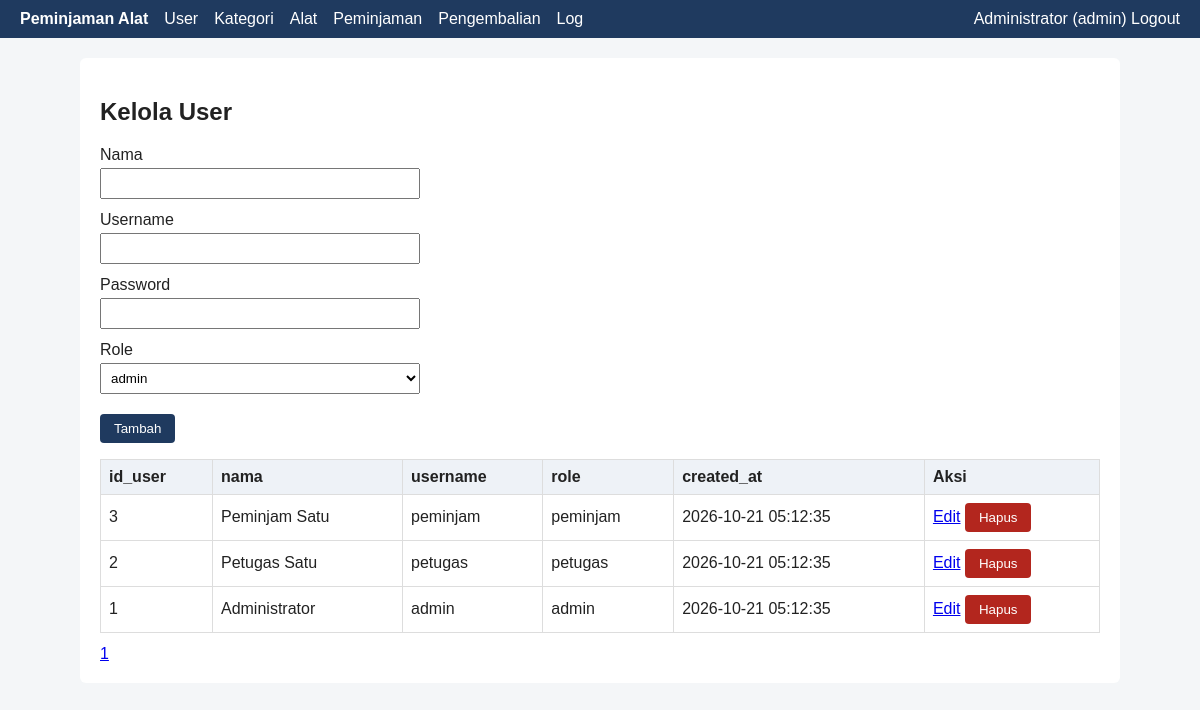
The page /admin/users.php (signed in) on the database its author committed.
### tables this page shows
CREATE TABLE users (
  id_user INT UNSIGNED AUTO_INCREMENT PRIMARY KEY,
  nama VARCHAR(100) NOT NULL,
  username VARCHAR(50) NOT NULL UNIQUE,
  password VARCHAR(255) NOT NULL,
  role ENUM('admin','petugas','peminjam') NOT NULL DEFAULT 'peminjam',
  created_at TIMESTAMP DEFAULT CURRENT_TIMESTAMP
);

### admin/users.php (called while the page is built, shortened)
<?php
require_once __DIR__ . '/../includes/crud.php';
crud_page([
    'title' => 'User', 'table' => 'users', 'pk' => 'id_user',
    'sql' => 'SELECT id_user, nama, username, role, created_at FROM users ORDER BY id_user DESC',
    'fields' => [
        'nama' => ['Nama', 'text'], 'username' => ['Username', 'text'], 'password' => ['Password', 'password'],
        'role' => ['Role', 'select', ['admin' => 'admin', 'petugas' => 'petugas', 'peminjam' => 'peminjam']],
    ],
]);

### includes/db.php (called while the page is built, shortened)
<?php
function e($s): string { return htmlspecialchars((string)$s, ENT_QUOTES, 'UTF-8'); }

### includes/crud.php (the view, shortened to what this page needs)
<?php
require_once __DIR__ . '/layout.php';
function crud_page(array $c): void
{
    $pdo = db();
    $fields = $c['fields'];
    $edit = null;
    $page = max(1, (int)($_GET['p'] ?? 1));
    $per = 10;
    $total = (int)$pdo->query("SELECT COUNT(*) FROM {$c['table']}")->fetchColumn();
    $rows = $pdo->query($c['sql'] . ' LIMIT ' . $per . ' OFFSET ' . (($page - 1) * $per))->fetchAll();
    page_header('Kelola ' . $c['title']);
    echo '<form method="post"><input type="hidden" name="csrf" value="' . csrf_token() . '">';
    foreach ($fields as $n => [$label, $type]) {
        $opt = $fields[$n][2] ?? null;
        $val = $type === 'password' ? '' : ($edit[$n] ?? '');
        echo '<label>' . e($label) . '</label>';
        if ($type === 'select') {
            $list = is_array($opt) ? $opt : $pdo->query($opt)->fetchAll(PDO::FETCH_KEY_PAIR);
            echo '<select name="' . $n . '" required>';
            foreach ($list as $k => $l) echo '<option value="' . e($k) . '"' . ((string)$k === (string)$val ? ' selected' : '') . '>' . e($l) . '</option>';
            echo '</select>';
        } elseif ($type === 'textarea') {
            echo '<textarea name="' . $n . '">' . e($val) . '</textarea>';
        } else {
            $req = ($type === 'password' && $edit) ? '' : 'required';
            echo '<input type="' . $type . '" name="' . $n . '" value="' . e($val) . '" ' . $req . ($type === 'number' ? ' min="0"' : '') . '>';
        }
    }
    echo '<p><button>' . ($edit ? 'Perbarui' : 'Tambah') . '</button> ' . ($edit ? '<a href="' . e($_SERVER['PHP_SELF']) . '">Batal</a>' : '') . '</p></form>';
    echo '<table><tr>';
    if ($rows) foreach (array_keys($rows[0]) as $h) echo '<th>' . e($h) . '</th>';
    echo '<th>Aksi</th></tr>';
    foreach ($rows as $r) {
        echo '<tr>';
        foreach ($r as $v) echo '<td>' . e($v) . '</td>';
        $id = $r[$c['pk']];
        echo '<td><a href="?edit=' . (int)$id . '">Edit</a> <form method="post" style="display:inline" onsubmit="return confirm(\'Hapus data?\')">'
            . '<input type="hidden" name="csrf" value="' . csrf_token() . '"><input type="hidden" name="aksi" value="hapus"><input type="hidden" name="id" value="' . (int)$id . '">'
            . '<button class="btn-danger">Hapus</button></form></td></tr>';
    }
    echo '</table><div class="pager">';
    for ($i = 1; $i <= max(1, ceil($total / $per)); $i++) echo '<a href="?p=' . $i . '">' . $i . '</a>';
    echo '</div>';
    page_footer();
}

### includes/layout.php (shortened to what this page needs)
<?php
require_once __DIR__ . '/db.php';
function page_header(string $title): void
{
    $u = $_SESSION['user'] ?? null;
    $menu = [
        'admin' => ['admin/users.php' => 'User', 'admin/kategori.php' => 'Kategori', 'admin/alat.php' => 'Alat',
                    'admin/peminjaman.php' => 'Peminjaman', 'admin/pengembalian.php' => 'Pengembalian', 'admin/log.php' => 'Log'],
        'petugas' => ['petugas/persetujuan.php' => 'Persetujuan', 'petugas/pemantauan.php' => 'Pemantauan', 'petugas/laporan.php' => 'Laporan'],
        'peminjam' => ['peminjam/alat.php' => 'Daftar Alat', 'peminjam/pengembalian.php' => 'Peminjaman Saya'],
    ];
    echo '<!DOCTYPE html><html lang="id"><head><meta charset="UTF-8"><meta name="viewport" content="width=device-width, initial-scale=1">';
    echo '<title>' . e($title) . ' - Peminjaman Alat</title><link rel="stylesheet" href="' . BASE_URL . '/assets/style.css"></head><body>';
    if ($u) {
        echo '<nav><strong>Peminjaman Alat</strong>';
        foreach ($menu[$u['role']] as $href => $label) echo '<a href="' . BASE_URL . '/' . $href . '">' . $label . '</a>';
        echo '<span class="right">' . e($u['nama']) . ' (' . e($u['role']) . ') <a href="' . BASE_URL . '/logout.php">Logout</a></span></nav>';
    }
    echo '<main><h2>' . e($title) . '</h2>';
}
function page_footer(): void { echo '</main></body></html>'; }

### assets/style.css (style rules this page uses)
body { font-family:Arial,sans-serif;margin:0;background:#f4f6f8;color:#222 }
nav { background:#1f3a5f;padding:10px 20px;color:#fff;display:flex;gap:16px;align-items:center }
nav a { color:#fff;text-decoration:none }
nav .right { margin-left:auto }
main { max-width:1000px;margin:20px auto;background:#fff;padding:20px;border-radius:6px }
table { width:100%;border-collapse:collapse;margin:12px 0 }
th,td { border:1px solid #ddd;padding:8px;text-align:left }
th { background:#eef2f7 }
input,select,textarea { padding:6px;margin:4px 0;width:100%;max-width:320px;box-sizing:border-box }
label { display:block;margin-top:8px }
button,.btn { background:#1f3a5f;color:#fff;border:0;padding:7px 14px;border-radius:4px;cursor:pointer;text-decoration:none;display:inline-block }
.btn-danger { background:#b3261e }
.pager a { margin-right:6px }

### rows shown on the page
users: role "User", role "Kategori", role "Alat", role "Peminjaman", role "Pengembalian", role "Log", nama "Administrator", role "admin", id_user "1", v "admin", created_at "2026-10-21 05:12:35"
users: id_user "3", nama "Peminjam Satu", v "peminjam", created_at "2026-10-21 05:12:35"
users: id_user "2", nama "Petugas Satu", v "petugas", created_at "2026-10-21 05:12:35"

### other values the page prints
$title "Kelola User"
$label "Nama"
$label "Username"
$label "Password"
$label "Role"
$h "id_user"
$h "nama"
$h "username"
$h "role"
$h "created_at"
form field role "admin"
